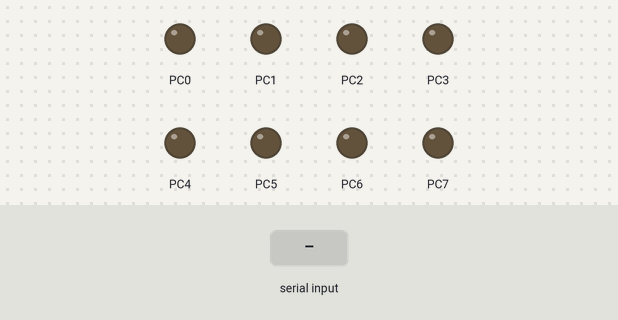
Simulated run of this program. Board: ATmega8, built with avr-gcc and emulated at 16 MHz. Parts: output pins drawn as LEDs (lit = HIGH). Inputs (shaded band) come from the test bench. What the program prints to the serial monitor is not drawn.

Above: at 1.2 s.
1.3 s: "1" received over Serial
2.8 s: byte 1 (1) received over Serial
4.3 s: byte 0 (0) received over Serial
At 5.1 s:
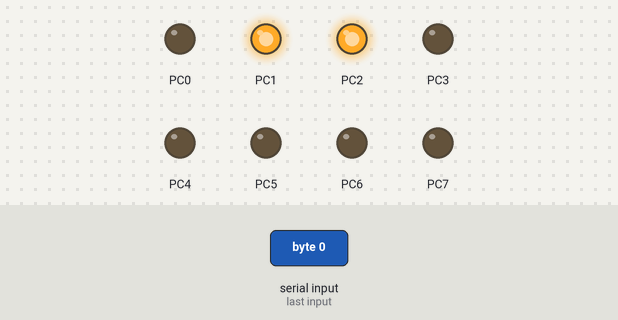
5.8 s: byte 2 (2) received over Serial
Timing chart, 0 to 8.3 s (numbered marks = the images above; inputs shaded):
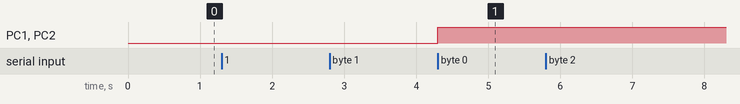

The program:

main.c
```c
#include <avr/io.h>
#include <avr/interrupt.h>

#define F_CPU 16000000L
#define BAUD 9600UL

#define UBRR_VAL ((F_CPU+BAUD*8)/(BAUD*16)-1)   // clever runden
#define BAUD_REAL (F_CPU/(16*(UBRR_VAL+1)))     // Reale Baudrate
#define BAUD_ERROR ((BAUD_REAL*1000)/BAUD) // Fehler in Promille, 1000 = kein Fehler.

#if ((BAUD_ERROR<990) || (BAUD_ERROR>1010))
  #error Systematischer Fehler der Baudrate grösser 1% und damit zu hoch!
#endif

unsigned char command = 0x00;

void uart_init(void);

int uart_putc(unsigned char c);
uint8_t uart_getc(void);

int main (void) {
	DDRC = 0xFF;
	PORTC = 0x00;
	uart_init();

	while(1) {
	}

	return 0;
}

void uart_init(void) {
	// enable uart
	UCSRB |= (1<<TXEN);                // UART TX einschalten
	UCSRC |= (1<<URSEL)|(3<<UCSZ0);    // Asynchron 8N1

	UBRRH = UBRR_VAL >> 8;
	UBRRL = UBRR_VAL & 0xFF;

	UCSRB |= (1<<RXCIE) | (1<<RXEN);

	// enable interrupts
	sei();
}

ISR (USART_RXC_vect) {
	unsigned char received = UDR;
	unsigned char result = 0x00;

	switch (command) {
	case 0x01: // Write Aeration level 0x01 [Level,8-bit]
		   // Result: 0x01
		result = PORTC;
		/*
		 *	Dec	PC3	PC2	PC1	PC0
		 *	3	0 	1 	1 	x	Level 0
		 *	2	0 	1 	0 	x	Level 1
		 *	0	0 	0 	0 	x	Level 2
		 *	4	1 	0 	0 	x	Level 3
		 *	x => no change
		 */
		switch (received) {
		case 0: result &= 0xF7; result |= 0x06; break;
		case 1: result &= 0xF5; result |= 0x04; break;
		case 2: result &= 0xF1; break;
		case 3: result &= 0xF9; result |= 0x08; break;
		}

		PORTC = result;
		uart_putc(0x01);
		command = 0x00;
		break;
	case 0x02:
	default:
		switch (received) {
		case 0x01: // Write Aeration level 0x01 [Level,8-bit]
			   // Result: 0x01
			command = received;
			uart_putc(0x00);
			break;
		case 0x02: // Get Aeration level 0x02
			   // Result: 0x00 [Level,8-bit] [~Level,8-bit]
			switch (PORTC >> 1) {
			case 3:  result = 0x00; break;
			case 2:  result = 0x01; break;
			case 0:  result = 0x02; break;
			case 4:  result = 0x03; break;
			default: result = 0xFF; break;
			}
			uart_putc(0x00);
			uart_putc(result);
			uart_putc(~result);
			break;
		default:
			command = 0x00;
			uart_putc(0xFF);
		}
	}
}

int uart_putc(unsigned char c) {
	while (!(UCSRA & (1<<UDRE)))  /* warten bis Senden moeglich */
	{
	}
	UDR = c;                      /* sende Zeichen */
	return 0;
}

uint8_t uart_getc(void) {
	while (!(UCSRA & (1<<RXC)))   // warten bis Zeichen verfuegbar
		;
	return UDR;                   // Zeichen aus UDR an Aufrufer zurueckgeben
}
```

Measured:
- after the input at 1.3 s, every drawn part: stays the same
- after the input at 2.8 s, every drawn part: stays the same
- after the input at 4.3 s, PC1, PC2: LOW → HIGH at once
- after the input at 5.8 s, every drawn part: stays the same
